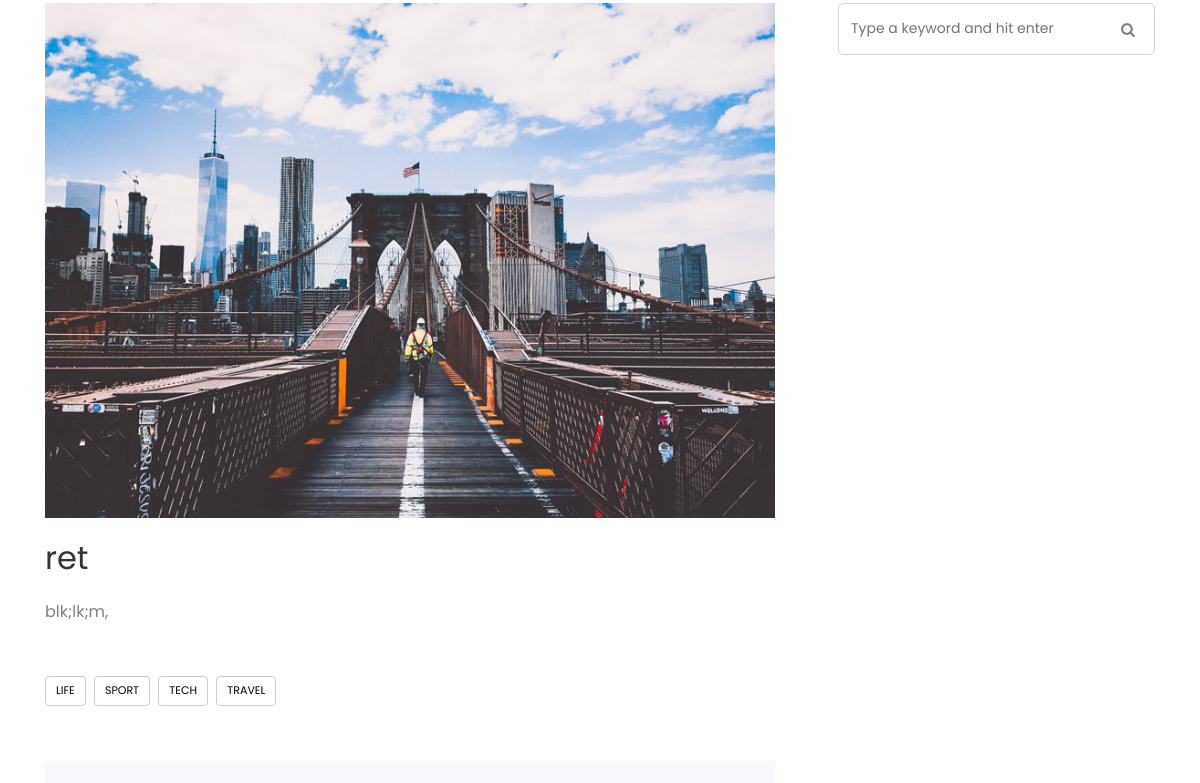
/blog/11 (middle part), run on an earlier commit of the app's database.
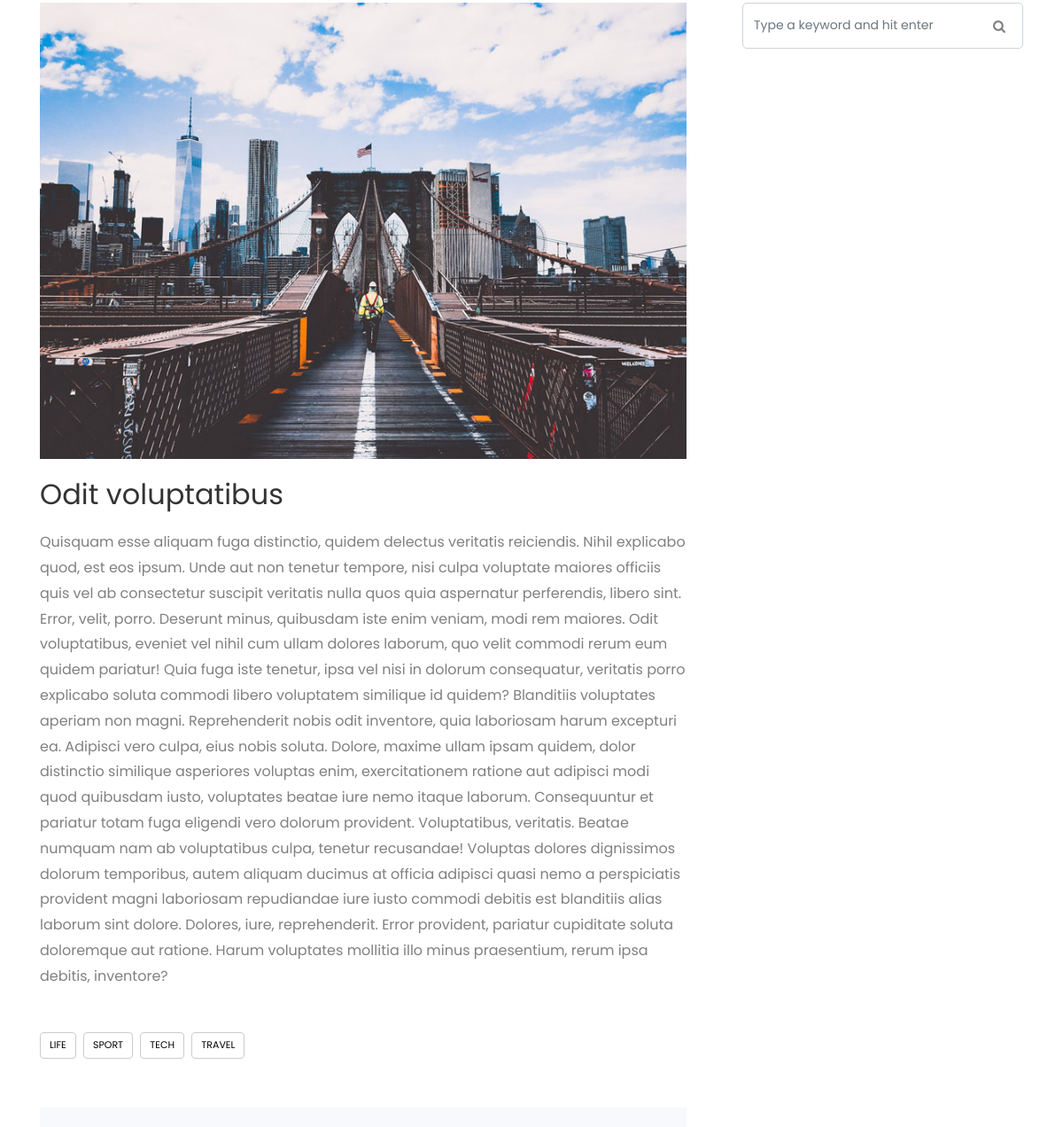
And on a later commit of the database.
### blog/models.py (models this page shows, shortened)
class Post(models.Model):
    title = models.CharField('Название', max_length=100, unique=True)
    text = models.TextField('Содержание статьи')
    date = models.DateTimeField('Дата', default=timezone.now)
    author = models.ForeignKey(User, verbose_name='Автор', on_delete=models.CASCADE)
    class Meta:
        verbose_name = 'Пост'
        verbose_name_plural = 'Посты'

### blog/views.py (the view)
# urls.py: path('blog/<int:pk>', PostDetailView.as_view(), name='blog_post'),
class PostDetailView(DetailView):
    model = Post
    template_name = 'blog/post_detail.html'
    def get_context_data(self, **kwards):
        ctx = super(PostDetailView, self).get_context_data(**kwards)
        ctx['title'] = Post.objects.get(pk=self.kwargs['pk'])
        return ctx

### blog/templates/blog/post_detail.html (shortened to what this page needs)
{% extends 'main/base.html' %}
{% load static %}
{% block content %}
  <body>
		<section class="ftco-section ftco-degree-bg">
      <div class="container">
        <div class="row">
          <div class="col-lg-8 ftco-animate">
          	<p>
              <img src="images/image_1.jpg" alt="" class="img-fluid">
            </p>
            <h2 class="mb-3">{{ object.title }}</h2>
            <p>{{ object.text }}</p>
            <div class="tag-widget post-tag-container mb-5 mt-5">
              <div class="tagcloud">
                <a href="#" class="tag-cloud-link">Life</a>
                <a href="#" class="tag-cloud-link">Sport</a>
                <a href="#" class="tag-cloud-link">Tech</a>
                <a href="#" class="tag-cloud-link">Travel</a>
              </div>
            </div>
            <div class="about-author d-flex p-4 bg-light">
            </div>
          </div>
          <div class="col-lg-4 sidebar pl-lg-5 ftco-animate">
            <div class="sidebar-box">
              <form action="#" class="search-form">
                <div class="form-group">
                  <span class="icon icon-search"></span>
                  <input type="text" class="form-control" placeholder="Type a keyword and hit enter">
                </div>
              </form>
            </div>
          </div>
        </div>
      </div>
    </section>
{% endblock %}

What changed in the data, as far as the page shows it:
changed Post: title "ret" → "Odit voluptatibus"; text "blk;lk;m," → "Quisquam esse aliquam fuga distinctio, quidem delectus veritatis reiciendis. Nihil explicabo quod, est eos ipsum. Unde aut non tenetur tempore, nisi culpa voluptate maiores officiis quis vel ab consectetur suscipit veritatis nulla quos quia aspernatur perferendis, libero sint. Error, velit, porro. Deserunt minus, quibusdam iste enim veniam, modi rem maiores. Odit voluptatibus, eveniet vel nihil cum ullam dolores laborum, quo velit commodi rerum eum quidem pariatur! Quia fuga iste tenetur, ipsa vel nisi in dolorum consequatur, veritatis porro explicabo soluta commodi libero voluptatem similique id quidem? Blanditiis voluptates aperiam non magni. Reprehenderit nobis odit inventore, quia…"
